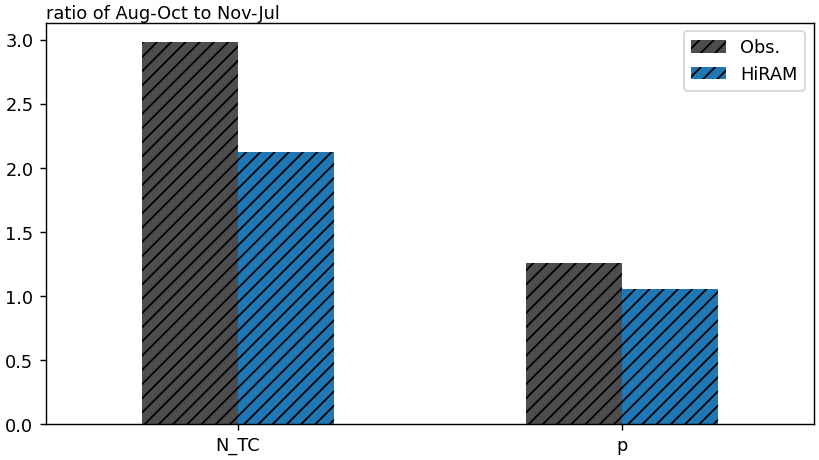

The script that drew this image:
#!/usr/bin/env python
# Wenchang Yang (wenchang@princeton.edu)
# Wed May 27 15:19:27 EDT 2020
if __name__ == '__main__':
    from misc.timer import Timer
    tt = Timer(f'start {__file__}')
import sys, os.path, os, glob
import xarray as xr, numpy as np, pandas as pd
#import matplotlib.pyplot as plt
#more imports
#from ERA5.data_pTang_partial_cycle import get_cycle as get_cycle_pTangs_era5
#from amipHadISST.data_pTang_partial_cycle import get_cycle as get_cycle_pTangs_amipHadISST
#
if __name__ == '__main__':
    tt.check('end import')
#
#start from here
basin = 'NA'
datafile = __file__.replace('.py', f'.{basin}.csv')
if os.path.exists(datafile):
    df = pd.read_csv(datafile, index_col=0)
    print('[loaded]:', datafile)
else:
    from IBTrACS.data_ntc_cycle import get_cycle as get_cycle_ibtracs
    from amipHadISST.data_ntc_cycle import get_cycle as get_cycle_amipHadISST
    from ERA5.data_pTang_cycle import get_cycle as get_cycle_pTang_era5
    from amipHadISST.data_pTang_cycle import get_cycle as get_cycle_pTang_amipHadISST
    ds_ntc_obs = get_cycle_ibtracs(basin=basin)
    ds_ntc_model = get_cycle_amipHadISST(basin=basin)
    ds_p_obs = get_cycle_pTang_era5(basin=basin)
    ds_p_model = get_cycle_pTang_amipHadISST(basin=basin)
    dss = [[ds_ntc_obs, ds_p_obs], [ds_ntc_model, ds_p_model]]
    # ratio of ASO to all the other months
    func = lambda x: x.mclim.sel(month=slice(8,10)).sum('month')/x.mclim.where((x.month>10)|(x.month<8)).sum('month')
    r = np.zeros(shape=(2,2)) + np.nan
    for i in range(2):
        for j in range(2):
            r[i,j] = dss[i][j].pipe(func).item()
    r = xr.DataArray(r, dims=['source', 'variable'], coords=[['Obs.', 'HiRAM'], ['N_TC', 'p']])
    df = r.rename(source='').transpose().to_pandas()
    df.to_csv(datafile)
    print('[saved]:', datafile)

def wyplot(ax=None):
    if ax is None:
        figsize = None 
        fig,ax = plt.subplots(figsize=figsize)

    df.plot.bar(ax=ax, rot=0, color=['.3', 'C0'], hatch='///')
    ax.set_xlabel('')
    #ax.set_ylabel('ratio of Aug-Oct to Nov-Jul')
    ax.set_ylabel('')
    #ax.text(0, 1, '(b)', ha='left', va='bottom', transform=ax.transAxes, fontsize='large')
    ax.text(0, 1, 'ratio of Aug-Oct to Nov-Jul', ha='left', va='bottom', transform=ax.transAxes)#, fontsize='large')



if __name__ == '__main__':
    from wyconfig import * #my plot settings
    wyplot()

    figname = __file__.replace('.py', f'.png')
    if len(sys.argv)>1 and sys.argv[1] == 'savefig':
        wysavefig(figname)
    #print('[saved]:', figname)
    tt.check(f'**Done**')
    plt.show()
    
